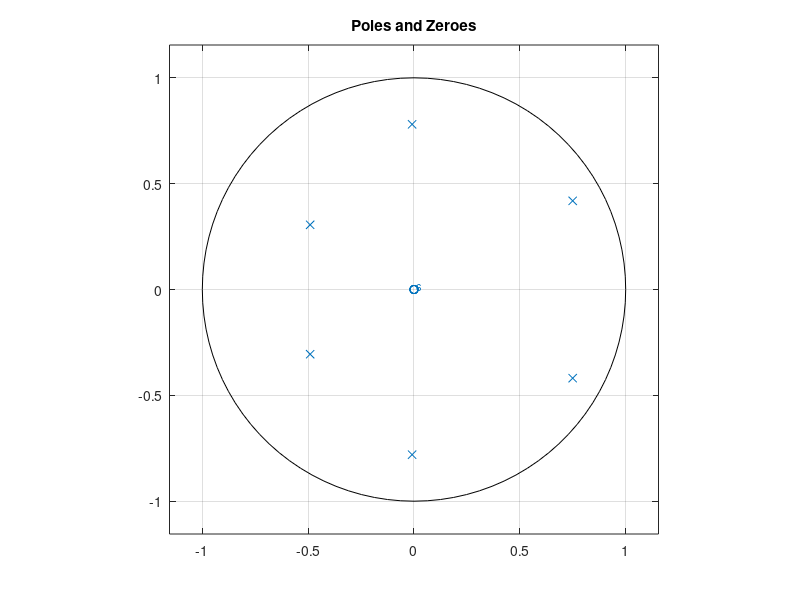

This chart was generated by the following MATLAB code:
b = 1; % numerator
a = [1,-0.5,0.2,-0.1,0.007,0.14,0.15]; % denominator
figure();
zplane(b,a);
title("Poles and Zeroes");
